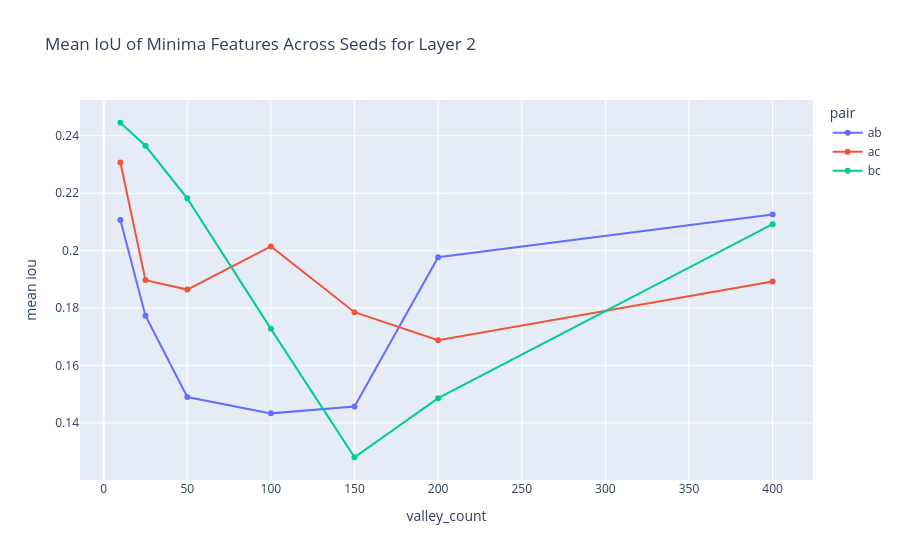

The cell this chart's notebook holds for it:
### Code cell
import plotly.express as px

px.line(iou_min_avg_df, x="valley_count", y="mean iou", color="pair", markers=True, title=f"Mean IoU of Minima Features Across Seeds for Layer {LAYER}")

### Figure 1 — Plotly figure (JSON) as saved in the notebook; plotly's stock layout.template omitted (floating-point values rounded to 4 significant figures)
{"data": [{"hovertemplate": "pair=ab<br>valley_count=%{x}<br>mean iou=%{y}<extra></extra>", "legendgroup": "ab", "line": {"color": "#636efa", "dash": "solid"}, "marker": {"symbol": "circle"}, "mode": "lines+markers", "name": "ab", "orientation": "v", "showlegend": true, "type": "scatter", "x": [10, 25, 50, 100, 150, 200, 400], "xaxis": "x", "y": [0.2107, 0.1774, 0.149, 0.1433, 0.1457, 0.1977, 0.2126], "yaxis": "y"}, {"hovertemplate": "pair=ac<br>valley_count=%{x}<br>mean iou=%{y}<extra></extra>", "legendgroup": "ac", "line": {"color": "#EF553B", "dash": "solid"}, "marker": {"symbol": "circle"}, "mode": "lines+markers", "name": "ac", "orientation": "v", "showlegend": true, "type": "scatter", "x": [10, 25, 50, 100, 150, 200, 400], "xaxis": "x", "y": [0.2307, 0.1897, 0.1864, 0.2015, 0.1786, 0.1688, 0.1892], "yaxis": "y"}, {"hovertemplate": "pair=bc<br>valley_count=%{x}<br>mean iou=%{y}<extra></extra>", "legendgroup": "bc", "line": {"color": "#00cc96", "dash": "solid"}, "marker": {"symbol": "circle"}, "mode": "lines+markers", "name": "bc", "orientation": "v", "showlegend": true, "type": "scatter", "x": [10, 25, 50, 100, 150, 200, 400], "xaxis": "x", "y": [0.2445, 0.2365, 0.2182, 0.1728, 0.1281, 0.1486, 0.2092], "yaxis": "y"}], "layout": {"legend": {"title": {"text": "pair"}, "tracegroupgap": 0}, "title": {"text": "Mean IoU of Minima Features Across Seeds for Layer 2"}, "xaxis": {"anchor": "y", "domain": [0, 1], "title": {"text": "valley_count"}}, "yaxis": {"anchor": "x", "domain": [0, 1], "title": {"text": "mean iou"}}}}
